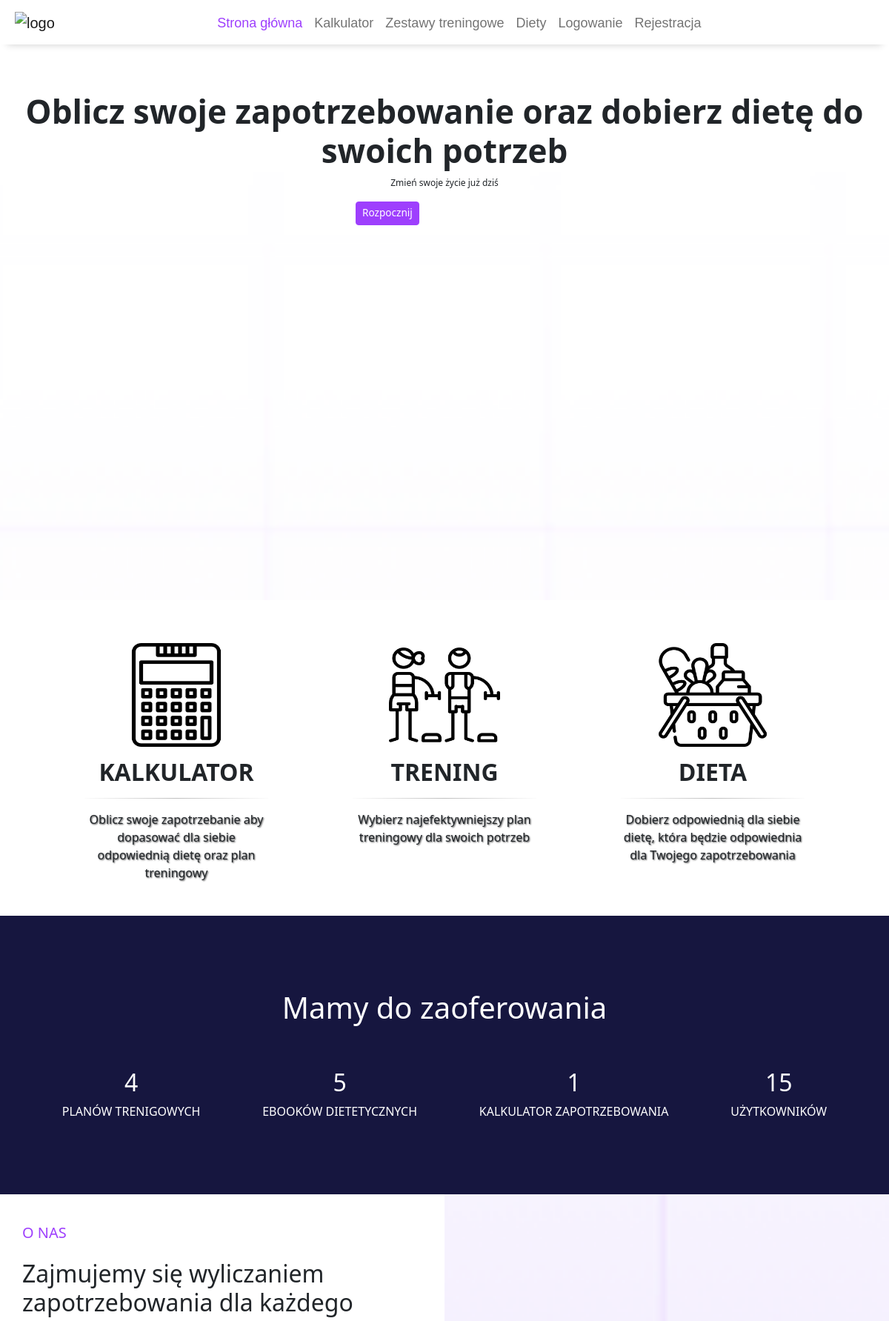
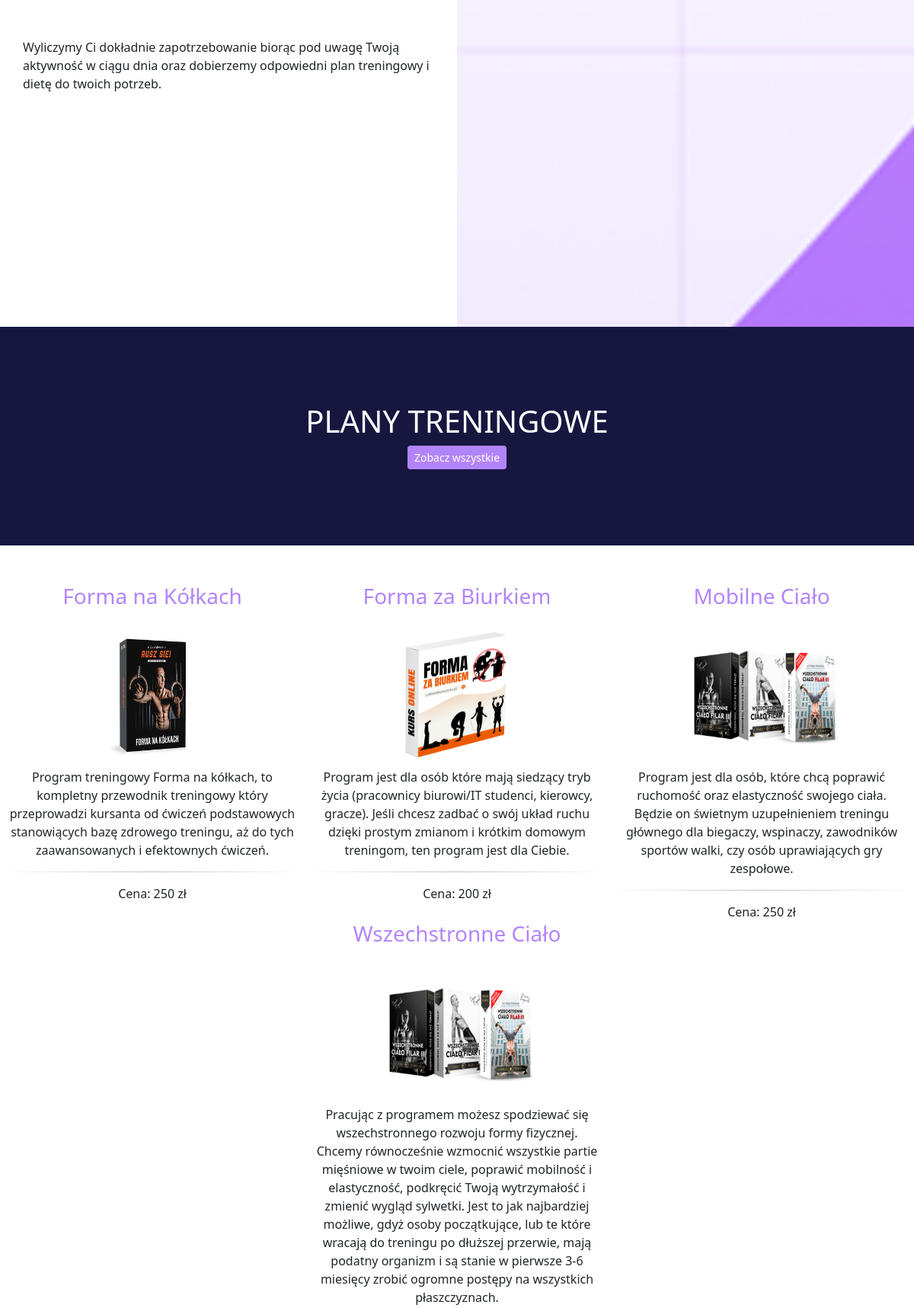
The page / (upper part) on the database its author committed (2 pictures, top to bottom).
### tables this page shows
CREATE TABLE `products` (
  `id` int(11) NOT NULL,
  `title` varchar(100) NOT NULL,
  `description` varchar(500) NOT NULL,
  `price` int(11) NOT NULL,
  `photo_title` varchar(400) NOT NULL,
  `product_type` varchar(50) NOT NULL,
  `origin_number` int(11) NOT NULL,
  `category_number` int(11) NOT NULL
);

### htdocs/public/php/Config.php (called while the page is built)
<?php
class Config
{
    private static $dsn = 'mysql:host=localhost;dbname=database';
    private static $user = 'root';
    private static $password = '';
    public static function getDsn()
    {
        return self::$dsn;
    }
    public static function getUser()
    {
        return self::$user;
    }
    public static function getPassword()
    {
        return self::$password;
    }
}
?>

### htdocs/public/php/Funkcje.php (called while the page is built, shortened)
<?php
require_once("Config.php");
class Funkcje
{
    private $db;
    public function __construct()
    {
        $this->db = new PDO(Config::getDsn(), Config::getUser(), Config::getPassword());
    }
    public function getUsersList()
    {
        $sql = "SELECT * FROM users";
        $stmt = $this->db->prepare($sql);
        $stmt->execute();
        if(!empty($id))
        {
            return $stmt->fetch();
        }
        else
        {
            return $stmt->fetchAll();
        }
    }
    public function getEbooks()
    {
        $sql = "SELECT * FROM products WHERE product_type = 'ebook'";
        $stmt = $this->db->prepare($sql);
        $stmt->execute();
        if(!empty($id))
        {
            return $stmt->fetch();
        }
        else
        {
            return $stmt->fetchAll();
        }
    }
    public function getTrainingPlans()
    {
        $sql = "SELECT * FROM products WHERE product_type = 'plan'";
        $stmt = $this->db->prepare($sql);
        $stmt->execute();
        if(!empty($id))
        {
            return $stmt->fetch();
        }
        else
        {
            return $stmt->fetchAll();
        }
    }
}
?>

### htdocs/index.php (the view, shortened to what this page needs)
<?php
  require_once("public/php/Funkcje.php");
  $funkcje = new Funkcje();
  $plans = $funkcje->getTrainingPlans();
  $ebooks = $funkcje->getEbooks();
  $users = $funkcje->getUsersList();
 ?>
<!DOCTYPE html>
<html>
    <head>
        <link rel="stylesheet" href="public/styles/reset.css">
        <link rel="stylesheet" href="public/styles/globals.css">
        <link rel="stylesheet" href="public/styles/globals-low-resolution.css">
        <link href="https://cdn.jsdelivr.net/npm/bootstrap@5.2.2/dist/css/bootstrap.min.css" rel="stylesheet">
        <link href="https://cdn.jsdelivr.net/npm/bootstrap@5.0.2/dist/css/bootstrap.min.css" rel="stylesheet">
        <link href="https://pro.fontawesome.com/releases/v5.10.0/css/all.css" rel="stylesheet">
    </head>
    <body>
        <?php
        include('public/partials/header.php');
        ?>
        <div class="content">
            <div class="content-header">
                <div>
                    <h1 class="content-header-caption fade-in-text pt-5">
                        Oblicz swoje zapotrzebowanie oraz dobierz dietę do swoich potrzeb
                    </h1>
                    <p class="content-header-description fade-in-text">Zmień swoje życie już dziś</p>
                    <a href="#content-services" class="btn btn-primary btn-sm rounded fade-in-text">Rozpocznij</a>
                </div>
            </div>
            <div class="content-services pt-5 text-center" id="content-services">
                <div>
                    <img src="public/img/calculator.png" alt="calculator">
                    <h2>Kalkulator</h2>
                    <hr class="hr-custom">
                    <p class="mt-3">Oblicz swoje zapotrzebanie aby dopasować dla siebie odpowiednią dietę oraz plan treningowy</p>
                </div>
                <div>
                    <img src="public/img/biceps.png" alt="biceps">
                    <h2>Trening</h2>
                    <hr class="hr-custom">
                    <p class="mt-3">Wybierz najefektywniejszy plan treningowy dla swoich potrzeb</p>
                </div>
                <div>
                    <img src="public/img/diet.png" alt="diet">
                    <h2>Dieta</h2>
                    <hr class="hr-custom">
                    <p class="mt-3">Dobierz odpowiednią dla siebie dietę, która będzie odpowiednia dla Twojego zapotrzebowania</p></div>
                </div>
            </div>
            <div class="content-break" id="content-break">
                <div class=" text-white text-center pm-5">
                    <h2 class="div-h2">Mamy do zaoferowania</h2>
                </div>
                <div class="text-white content-break-description d-flex flex-wrap justify-content-evenly text-center">
                    <div><h2><?php echo count($plans); ?></h2>planów trenigowych</div>
                    <div><h2><?php echo count($ebooks); ?></h2>ebooków dietetycznych</div>
                    <div><h2>1</h2>kalkulator zapotrzebowania</div>
                    <div><h2><?php echo count($users); ?></h2>użytkowników</div>
                </div>
            </div>
            <div class="content-training-plans-div-h2">
                <div class="div-h2-fst">
                    <h5 class="color-purple">O NAS</h5>
                    <h2 class="pt-3 pb-5">Zajmujemy się wyliczaniem zapotrzebowania dla każdego</h2>
                    <p>Wyliczymy Ci dokładnie zapotrzebowanie biorąc pod uwagę Twoją aktywność w ciągu dnia oraz dobierzemy odpowiedni plan treningowy i dietę do twoich potrzeb.</p>
                </div>
                <div class="div-h2-snd">
                </div>
            </div>
            <div class="content-break text-center" id="content-training-plans">
                <div class=" text-white text-center">
                    <h2 class="div-h2">PLANY TRENINGOWE</h2>
                </div>
                    <a href="/trainingPlans.php" class="btn btn-dark btn-rounded button-purple-lighter btn-sm">Zobacz wszystkie</a>
            </div>
            <div class="content-training-plans">
                <?php
                    $it = 0;
                    foreach($plans as $plan){
                ?>
                <div class="" style="padding-right: 10px; padding-left: 10px;">
                    <h3>
                    <?php
                        echo '<a href="/productInfo.php?product_id='. $plan['id']. '" style="text-decoration: none; color: #B284FE;">'.$plan['title']  .'</a>';
                    ?></h3>
                    <?php echo "<img src='public/upload_products_images/".$plan['photo_title']."' alt='".$plan['photo_title']."' width='100' height='100'>";  ?>
                    <br>
                    <?php echo $plan['description']; ?>
                    <hr class="hr-custom">
                    <?php echo "Cena: ".$plan['price'] . " zł";  ?><br>
                </div>
                <?php $it++; } ?>
            </div>
    </body>
</html>

### htdocs/public/styles/globals.css (style rules this page uses)
html { margin-top: 60px !important; }
body { background-color: #16163F; font-family: 'Roboto', sans-serif; }
.fade-in-text { animation: fadeIn 3s; }
.content-header { background: url(../img/bg.jpg) no-repeat center center fixed; background-size: cover; min-height: 93.7vh; width: 100% !important; }
.content-header div { padding-left: 100px; }
.content-header h1 { font-weight: bold; font-size: 9.5vh; }
.content-header p { font-size: 2.5vh; }
.content-header .btn { background-color: #9E3FFD; border-color: #9E3FFD; padding-bottom: 6px; font-size: 1.7vh; }
.content-header-caption { width: 80%; }
.content-header-description { width: 40%; }
.navbar li, img { padding-top: 10px; }
a { color: #16163F; }
.color-purple { color: #9E3FFD !important; }
.content-break { width: 100%; min-height: 260px; background-color: #16163F; padding-top: 100px; padding-bottom: 100px; }
h2.div-h2 { font-size: 5vh; }
.content-break-description { padding-top: 50px; display: flex; flex-direction: row; justify-content: space-around; text-transform: uppercase; text-align: center; }
.content-services { min-height: 100px; background-color:white; display: flex; flex-direction: row; justify-content: space-evenly; flex-wrap: wrap; overflow: hidden; padding-bottom:30px; }
.content-services img { margin-bottom: 10px; width: 150px; height: 150px; }
.content-services h2 { text-transform: uppercase; font-weight: bold; margin-top: 5px; }
.content-services p { text-shadow: 1px 1px 2px rgb(70, 70, 70); }
.content-services div { width: 31vh; }
.content-training-plans { min-height: 100px; background-color:white; display: flex; flex-wrap: wrap; flex-direction: row; justify-content: space-evenly; flex-wrap: wrap; overflow: hidden; text-align: center; padding-bottom: 50px; padding-top: 50px; }
.content-training-plans-div-h2 { display: flex; min-height: 600px; }
.div-h2-fst { width: 50%; background-color: white; padding-top:5vh; padding-left: 100px; padding-right: 100px; }
.div-h2-snd { background: url(../img/bg-smaller.jpg) no-repeat center center fixed; background-size: cover; width: 50%; }
.content-training-plans div { max-width: 400px; }
.content-training-plans img { width: 200px; height: 200px; }
.hr-custom { border: 0; height: 2px; background-image: -webkit-linear-gradient(left, #f0f0f0, #000000, #f0f0f0); background-image: -moz-linear-gradient(left, #f0f0f0, #000000, #f0f0f0); background-image: -ms-linear-gradient(left, #f0f0f0, #000000, #f0f0f0); background-image: -o-linear-gradient(left, #f0f0f0, #000000, #f0f0f0); }
@media screen and (max-width: 1800px) { .content-header { height: 55vh; } }
@media screen and (max-width: 1800px) { .content-header div { padding-left: 0; padding-top: 2vh; margin: auto; justify-content: center; align-items: center; margin-bottom: 0; } }
@media screen and (max-width: 1800px) { .content-header a { margin-left: 46%; } }
@media screen and (max-width: 1800px) { .content-header h1 { font-size: 8vh; text-align: center; } }
@media screen and (max-width: 1800px) { .content-header p { font-size: 2vh; text-align: center; } }
@media screen and (max-width: 1800px) { .content-header-caption { width: 100%; } }
@media screen and (max-width: 1800px) { .content-header-description { width: 100%; } }
@media screen and (max-width: 1800px) { .div-h2-fst { padding-left: 50px; padding-right: 50px; } }
@media screen and (max-width: 1450px) { .content-header h1 { font-size: 7.5vh; text-align: center; } }
@media screen and (max-width: 1450px) { .div-h2-fst { padding-left: 40px; padding-right: 40px; } }
@media screen and (max-width: 1200px) { .content-header { height: 40vh; } }
@media screen and (max-width: 1200px) { .content-header h1 { font-size: 5.5vh; } }
@media screen and (max-width: 1200px) { .content-header p { font-size: 1.5vh; } }
@media screen and (max-width: 1200px) { .content-header a { margin-left: 40%; } }
@media screen and (max-width: 1200px) { .div-h2-fst { padding-left: 30px; padding-right: 30px; } }
.button-purple-lighter { background-color: #b284f9 !important; border-color: #b284f9 !important; }

### rows shown on the page
products: title "Forma na Kółkach", photo_title (picture), description "Program treningowy Forma na kółkach, to kompletny przewodnik treningowy który przeprowadzi kursanta od ćwiczeń podstawowych stanowiących bazę zdrowego treningu, aż do tych zaawansowanych i efektownych ćwiczeń.", price "250"
products: title "Forma za Biurkiem", photo_title (picture), description "Program jest dla osób które mają siedzący tryb życia (pracownicy biurowi/IT studenci, kierowcy, gracze). Jeśli chcesz zadbać o swój układ ruchu dzięki prostym zmianom i krótkim domowym treningom, ten program jest dla Ciebie.", price "200"
products: title "Mobilne Ciało", photo_title (picture), description "Program jest dla osób, które chcą poprawić ruchomość oraz elastyczność swojego ciała. Będzie on świetnym uzupełnieniem treningu głównego dla biegaczy, wspinaczy, zawodników sportów walki, czy osób uprawiających gry zespołowe.", price "250"
products: title "Wszechstronne Ciało", photo_title (picture), description "Pracując z programem możesz spodziewać się wszechstronnego rozwoju formy fizycznej. Chcemy równocześnie wzmocnić wszystkie partie mięśniowe w twoim ciele, poprawić mobilność i elastyczność, podkręcić Twoją wytrzymałość i zmienić wygląd sylwetki. Jest to jak najbardziej możliwe, gdyż osoby początkujące, lub te które wracają do treningu po dłuższej przerwie, mają podatny organizm i są stanie w pierwsze 3-6 miesięcy zrobić ogromne postępy na wszystkich płaszczyznach."

### other values the page prints
count($plans) "4"
count($ebooks) "5"
count($users) "15"
